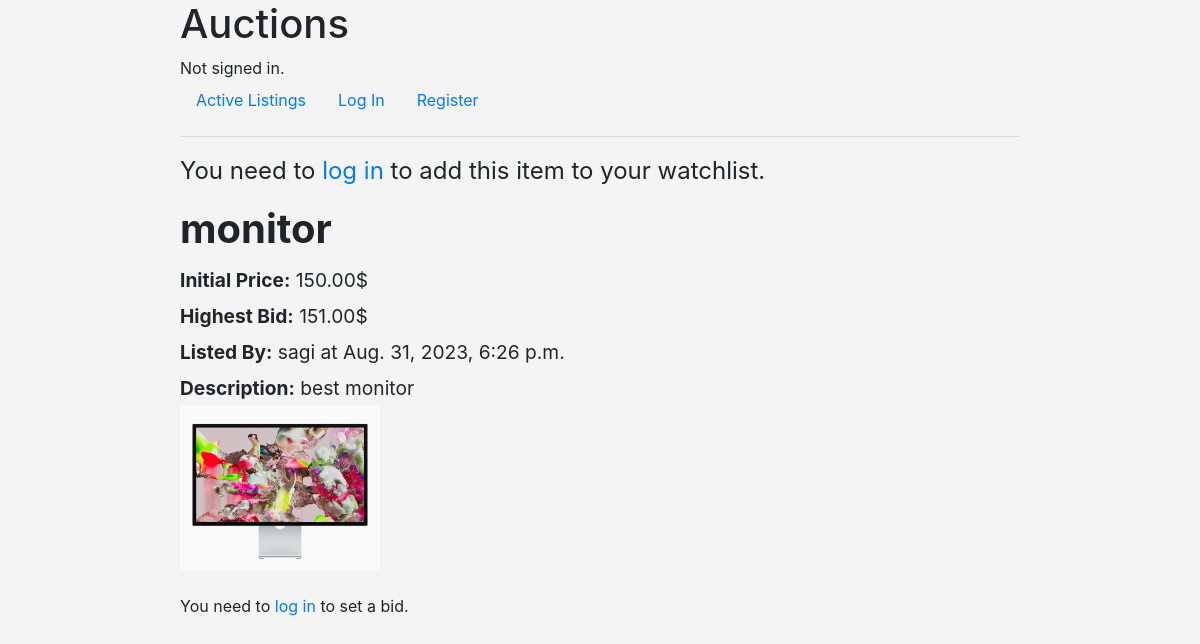
The app's page /productPage/11/ with its own data.
### auctions/models.py (models this page shows)
class AuctionList(models.Model):
    seller = models.ForeignKey('User', on_delete=models.CASCADE, related_name = "lists")
    productName = models.CharField(max_length=64)
    initialPrice = models.DecimalField(max_digits=30, decimal_places=2)
    info = models.TextField(max_length=1000)
    creationTime = models.DateTimeField(auto_now_add=True)
    image = models.ImageField(upload_to= user_directory_path, blank=True, null=True)
    watchlist = models.ManyToManyField(User, blank=True, related_name = "watchlist")
    AUCTION_STATUS_CHOICES = (
        ('active', 'Active'),
        ('closed', 'Closed')
    )
    status = models.CharField(
        max_length=10,
        choices=AUCTION_STATUS_CHOICES,
        default='active'  # Set the default status to 'active' when an auction is created.
    )

class Bid(models.Model):
    bidder = models.ForeignKey('User', on_delete=models.CASCADE)
    productName = models.ForeignKey('AuctionList', on_delete=models.CASCADE, related_name = "bids")
    bidPrice = models.DecimalField(max_digits=30, decimal_places=2)
    lastBidTime = models.DateTimeField(auto_now_add=True)

class User(AbstractUser):
    pass

### auctions/views.py (the view)
# urls.py: path("productPage/<int:product_id>/", views.productPage, name="productPage"),
def productPage(request, product_id):
    product = get_object_or_404(AuctionList, pk=product_id)
    allProductBids = product.bids.all()
    state_message = request.session.pop('state_message', None) #state message - whether bid successed/failed
    highestBidder = (allProductBids.order_by("-bidPrice")[0].bidder) if allProductBids else None
    is_authenticated = request.user.is_authenticated
    in_watchlist = is_authenticated and request.user.watchlist.filter(pk=product.id).exists()
    is_a_bidder = is_authenticated and allProductBids.filter(bidder=request.user).exists()
    userBid = is_authenticated and (allProductBids.filter(bidder=request.user).order_by("-bidPrice")[0].bidPrice) if is_a_bidder else None
    return render(request, "auctions/productPage.html",{
        'product':product,
        'bidPrice': getCurrentPrice(product),
        'state_message': state_message,
        'in_watchlist': in_watchlist,
        'highestBidder':highestBidder,
        'is_a_bidder':is_a_bidder,
        'userBid':userBid,
    })

### auctions/util.py (called while the page is built)
def getCurrentPrice(product):
    allCurrentBids = product.bids.all()
    if allCurrentBids:
        highestBid = allCurrentBids.order_by("-bidPrice")[0].bidPrice
        return highestBid
    return product.initialPrice

### auctions/templates/auctions/productPage.html (shortened to what this page needs)
{% extends "auctions/layout.html" %}
{% block body %}
<div class="productText productPage">
    {% if user.is_authenticated %}
        {% if user != product.seller %}
            <form method="post" action="{% url 'toggleWatchlist' product.id %}">
            {% csrf_token %}
            <div class="watchlistBtns">
                {% if in_watchlist %}
                    <button type="submit" name="action" value="removeFromWatchlist" class="btn btn-secondary">Remove from Watchlist</button>
                {% else %}
                    <button type="submit" name="action" value="addToWatchlist" class="btn btn-primary">Add to Watchlist</button>
                {% endif %}
            </div>
            </form>
        {% else %}
        <div class="alert alert-primary" role="alert" style="display: inline-block;"> This is your product</div>
        {% endif %}
    {% else %}
        <p>You need to <a href="{% url 'login' %}">log in</a> to add this item to your watchlist.</p>
    {% endif %}
    <h1><b> {{product.productName}} </b></h1>
    <small><b>Initial Price:</b> {{ product.initialPrice }}$</small> <br>
    <small>
        <b>Highest Bid:</b>
        {% if bidPrice > product.initialPrice %}
            {{ bidPrice }}$
        {% else %}
             There aren't any bids
        {% endif %}
    </small><br>
    <small><b>Listed By:</b> {{product.seller}} at {{ product.creationTime }}</small> <br>
    <small><b>Description:</b> {{product.info}}</small>
</div>
<div class="productImg">
    {% if product.image %}
        <img src="{{ product.image.url }}" alt="{{ product.productName }}" style="max-width: 200px;">
    {% endif %}
</div> <br>
{% if user.is_authenticated %}
    {% if user != product.seller %}
        <form method="post" action="{% url 'submitBid' product.id %}">
            {% csrf_token %}
            <label for="bidAmount">Bid Amount:</label>
            <input type="number" step="0.01" id="bidAmount" name="bidAmount" min="0" required>
            <input type="submit" value="Submit Bid">
        </form>
    {% endif %}
{% else %}
    <p>You need to <a href="{% url 'login' %}">log in</a> to set a bid.</p>
{% endif %}
{% endblock %}

### auctions/static/auctions/styles.css (style rules this page uses)
body { margin-left:auto; margin-right:auto; width:70%; background-color: #f4f4f4; }
.productText.productPage { font-size: 1.5em ; }

### records on screen
AuctionList: productName "monitor", initialPrice "150.00", seller "sagi", creationTime "Aug. 31, 2023, 6:26 p.m.", info "best monitor", image (picture)
Bid: bidPrice "151.00"
